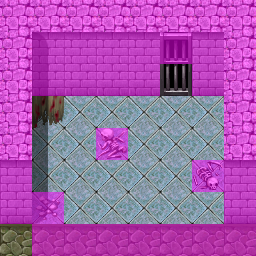

Below is a game level as drawn by its tile map, then a one-line description and the .tmx that defines it (tile-layer data replaced by summaries):
An orthogonal 8x8 tile map with 32x32 px tiles, 4 tile layers (Ground, Objects, Above, Walkable), 11 tilesets and 9 objects (5x spawn, 2x mapchange, script, key).

<map version="1.0" orientation="orthogonal" width="8" height="8" tilewidth="32" tileheight="32">
    <properties>
        <property name="colorfilter" value="black60" />
    </properties>
    <tileset firstgid="1" name="map_29" tilewidth="32" tileheight="32">
        <image source="../drawable/map_29.png" width="256" height="256" />
    </tileset>
    <tileset firstgid="65" name="map_7" tilewidth="32" tileheight="32">
        <image source="../drawable/map_7.png" width="256" height="256" />
    </tileset>
    <tileset firstgid="129" name="map_22" tilewidth="32" tileheight="32">
        <image source="../drawable/map_22.png" width="256" height="256" />
    </tileset>
    <tileset firstgid="193" name="map_12" tilewidth="32" tileheight="32">
        <image source="../drawable/map_12.png" width="256" height="256" />
    </tileset>
    <tileset firstgid="257" name="map_9" tilewidth="32" tileheight="32">
        <image source="../drawable/map_9.png" width="256" height="256" />
    </tileset>
    <tileset firstgid="321" name="map_33" tilewidth="32" tileheight="32">
        <image source="../drawable/map_33.png" width="256" height="256" />
    </tileset>
    <tileset firstgid="385" name="map_3" tilewidth="32" tileheight="32">
        <image source="../drawable/map_3.png" width="256" height="256" />
    </tileset>
    <tileset firstgid="449" name="map_1" tilewidth="32" tileheight="32">
        <image source="../drawable/map_1.png" width="256" height="256" />
    </tileset>
    <tileset firstgid="513" name="map_15" tilewidth="32" tileheight="32">
        <image source="../drawable/map_15.png" width="256" height="256" />
    </tileset>
    <tileset firstgid="577" name="map_0" tilewidth="32" tileheight="32">
        <image source="../drawable/map_0.png" width="256" height="256" />
    </tileset>
    <tileset firstgid="641" name="map_2" tilewidth="32" tileheight="32">
        <image source="../drawable/map_2.png" width="256" height="256" />
    </tileset>
    <layer name="Ground" width="8" height="8">
        <data>[64 cells, 64 non-empty, 6 distinct tile ids]</data>
    </layer>
    <layer name="Objects" width="8" height="8">
        <data>[64 cells, 6 non-empty, 6 distinct tile ids]</data>
    </layer>
    <layer name="Above" width="8" height="8">
        <data>[64 cells, 7 non-empty, 4 distinct tile ids]</data>
    </layer>
    <layer name="Walkable" width="8" height="8">
        <data>[64 cells, 41 non-empty, 1 distinct tile ids]</data>
    </layer>
    <objectgroup name="Mapevents">
        <object name="up" type="mapchange" x="96" y="128" width="32" height="32">
            <properties>
                <property name="map" value="guynmart_tower_0" />
                <property name="place" value="up" />
            </properties>
        </object>
        <object name="north" type="mapchange" x="160" y="64" width="32" height="32">
            <properties>
                <property name="map" value="guynmart_passage" />
                <property name="place" value="tower" />
            </properties>
        </object>
        <object name="guynmart_s_tower_rest" type="script" x="32" y="96" width="32" height="32" />
    </objectgroup>
    <objectgroup name="Spawn">
        <object name="guynmart_mare" type="spawn" x="160" y="128" width="64" height="96">
            <properties>
                <property name="active" value="false" />
                <property name="quantity" value="2" />
                <property name="spawngroup" value="guynmart_mare" />
            </properties>
        </object>
        <object name="crossglen_caverat2" type="spawn" x="32" y="128" width="192" height="96">
            <properties>
                <property name="quantity" value="2" />
                <property name="spawngroup" value="crossglen_caverat2" />
            </properties>
        </object>
        <object name="guynmart_tort1" type="spawn" x="128" y="96" width="96" height="32">
            <properties>
                <property name="active" value="false" />
                <property name="spawngroup" value="guynmart_tort1" />
            </properties>
        </object>
        <object name="guynmart_lovis" type="spawn" x="32" y="128" width="192" height="96">
            <properties>
                <property name="spawngroup" value="guynmart_lovis" />
            </properties>
        </object>
        <object name="guynmart_mare0" type="spawn" x="0" y="224" width="32" height="32">
            <properties>
                <property name="spawngroup" value="guynmart_mare0" />
            </properties>
        </object>
    </objectgroup>
    <objectgroup name="Keys">
        <object name="guynmart:136" type="key" x="160" y="64" width="32" height="32">
            <properties>
                <property name="phrase" value="guynmart_key_tower0_door" />
                <property name="requireId" value="guynmart" />
                <property name="requireType" value="questProgress" />
                <property name="requireValue" value="136" />
            </properties>
        </object>
    </objectgroup>
    <objectgroup name="Replace" />
</map>
